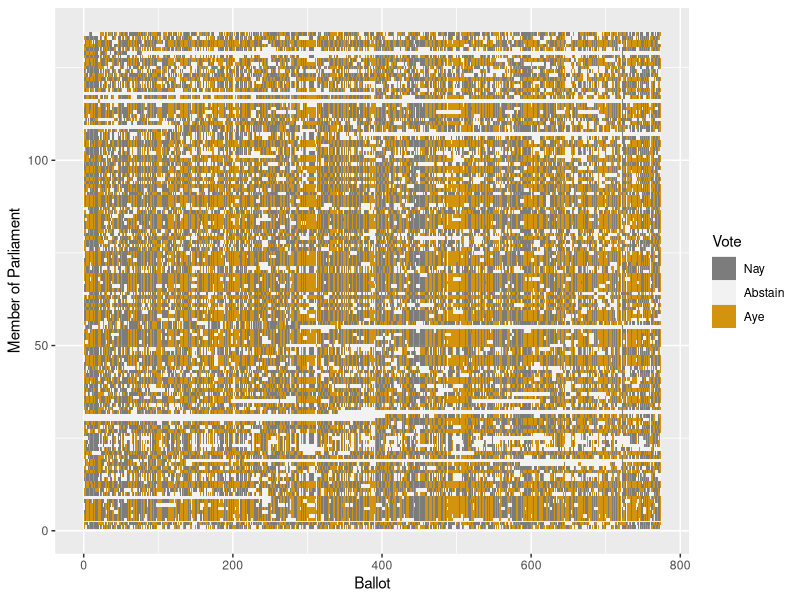

Reproduce this figure in R. (Note: this script raises an error after producing the figure.)
## ---- chunk 1
library(ggplot2)
## ---- chunk 2
# Get the party names
Parties <-  read.csv("www/VotesS1-tally.csv", as.is=TRUE, 
                      header=FALSE, nrows=1,
                     stringsAsFactors = FALSE )
# Get rid of the first column and turn into a vector.
Parties <- as.character(Parties[,-1])

Votes <- read.csv( "www/VotesS1-tally.csv", skip=1 )
Bills <- Votes[,1]
Votes <- subset(Votes, complete.cases(Votes) )
rownames( Votes ) <- Votes$VOTE
Votes <- Votes[,-1]
memberNames <- names(Votes)
nBallots <- nrow( Votes )
# new on March 24
colnames(Votes) <- NULL
rownames(Votes) <- NULL
# Need to get this into matrix form


VotesM <- matrix( unlist( Votes ) |> as.numeric(), nrow=nBallots )
# VotesM <- VotesM[1:nBallots,1:ncol(Votes)] # drop the ballot names
# Put in alphabetical order
inds <- order( memberNames )
VAlpha <- VotesM[,inds]
Parties <- Parties[inds]
# remove <- which( apply( VAlpha, 2, function(x) sum(abs(x))) < 100 )
# memberNames <- memberNames[-remove]
# Parties <- Parties[-remove]
# Valpha <- VAlpha[,-remove]

# get rid of NAS
VAlpha[is.na(VAlpha)] <- 0
# VAlpha <- as.numeric(VAlpha)
res <- svd( VAlpha)
showVotes <- Votes[,inds]
a1 <- res$u[,1,drop=FALSE]
b1 <- res$v[,1,drop=FALSE] |> t()
a2 <- res$u[,2,drop=FALSE]
b2 <- res$v[,2,drop=FALSE] |> t()
## ---- chunk 3
data.frame(t(showVotes)[1:10,1:3])
## ---- chunk 4
library(reshape2) # for melt
melt( VAlpha ) |> 
  dplyr::mutate( Vote=factor(value, labels=c("Nay","Abstain","Aye"))) |> 
  ggplot( aes(x=Var1, y=Var2, fill=Vote)) +
  geom_tile() +
  xlab("Ballot") + ylab("Member of Parliament") + 
  scale_fill_manual( values=c(rgb(.2,.2,.2,.6), rgb(.95,.95,.95), rgb(209/255,148/255,12/255)))
## ---- chunk 5
knitr::include_graphics("Images/WestVirginiaTartan-small.png")
## ---- chunk 6
Random2 <- data.frame( ballot48=VAlpha[48,], ballot118=VAlpha[118,] )
ggplot( Random2, aes(x=ballot48, y=ballot118)) +
  geom_point( alpha=.7, position=position_jitter(width = .1, height = .1) )+
  geom_point( alpha=.01, size=10, color="red" )
## ---- chunk 7
AllOfThem <- data.frame( First336=colSums( VAlpha[1:336,]), 
                         RemainingOnes=colSums(VAlpha[337:773,]))
ggplot( AllOfThem, aes(x=First336, y=RemainingOnes)) +
  geom_point( alpha=.7, size=5 )
## ---- chunk 8
set.seed(110)
Best <- data.frame( one=c(b1), two=c(b2), three=res$v[,3], four=res$v[,4], five=res$v[,5] )
clusts <- kmeans( Best, centers=6)
Best$cluster <- as.factor(clusts$cluster)
# I lost the first member: Canavan.  Figure out later.
Best$actualParty <- Parties
ggplot( data=Best, aes( x=one, y=two )) +
    geom_point( shape=1, color='red', size=7, aes(x=0,y=0)) + 
  geom_point( size=5, alpha=.6, aes(color=cluster,shape=cluster) ) + 
  xlab("Best Vector from SVD") + 
  ylab("Next Best Vector from SVD") + 
  ggtitle("Political Positions of Members of Parliament")
## ---- chunk 9
with(Best, table( Party <- actualParty, cluster)) %>%
  data.frame() %>% 
  spread(key=cluster,value=Freq) %>%
  rename(`party     . . . . . . . . .           cluster`=Var1)
## ---- chunk 10
BestBallots <- data.frame( one=res$u[,1], two=res$u[,2], three=res$u[,3], four=res$u[,4], five=res$u[,5] )
clustBallots <- kmeans( BestBallots, centers=16 )
BestBallots$cluster <- as.factor(clustBallots$cluster)
ggplot( data=BestBallots, aes( x=one, y=two )) +
    geom_point( shape=1, color='red', size=7, aes(x=0,y=0)) + 
  geom_point( size=5, alpha=.6 ) + 
  xlab("Best Vector from SVD") + 
  ylab("Next Best Vector from SVD") 
## ---- chunk 11
inds1 <- order(c(res$u[,1]))
inds2 <- order(c(res$v[,1]))
VA <- VAlpha[ inds1, inds2 ]
foo <- data.frame( vote=factor(c(t(VA)), labels=c("Nay","Abstain","Aye")), 
  y=rep(1:134,times=773),
  x=rep(1:773, each=134) )
ggplot( foo, aes(x=x, y=y, fill=vote)) +
  geom_tile() +
  xlab("Ballot") + ylab("Member of Parliament") + 
  scale_fill_manual( values=c(rgb(.2,.2,.2,.6), rgb(.95,.95,.95), rgb(209/255,148/255,12/255))) 
